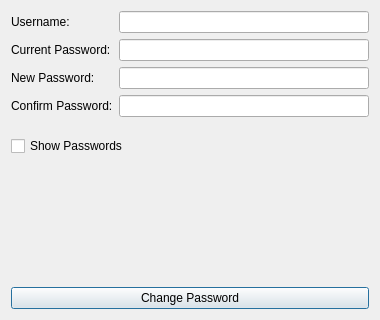
<?xml version="1.0" encoding="UTF-8"?>
<ui version="4.0">
 <class>ChangePasswordWindow</class>
 <widget class="QDialog" name="ChangePasswordWindow">
  <property name="geometry">
   <rect>
    <x>0</x>
    <y>0</y>
    <width>380</width>
    <height>320</height>
   </rect>
  </property>
  <property name="windowTitle">
   <string>Change Password</string>
  </property>
  <layout class="QVBoxLayout" name="verticalLayout">
   <item>
    <layout class="QFormLayout" name="formLayout">
     <item row="0" column="0">
      <widget class="QLabel" name="label_username">
       <property name="text">
        <string>Username:</string>
       </property>
      </widget>
     </item>
     <item row="0" column="1">
      <widget class="QLineEdit" name="usernameLineEdit"/>
     </item>
     <item row="1" column="0">
      <widget class="QLabel" name="label_currentPassword">
       <property name="text">
        <string>Current Password:</string>
       </property>
      </widget>
     </item>
     <item row="1" column="1">
      <widget class="QLineEdit" name="currentPasswordLineEdit">
       <property name="echoMode">
        <enum>QLineEdit::Password</enum>
       </property>
      </widget>
     </item>
     <item row="2" column="0">
      <widget class="QLabel" name="label_newPassword">
       <property name="text">
        <string>New Password:</string>
       </property>
      </widget>
     </item>
     <item row="2" column="1">
      <widget class="QLineEdit" name="newPasswordLineEdit">
       <property name="echoMode">
        <enum>QLineEdit::Password</enum>
       </property>
      </widget>
     </item>
     <item row="3" column="0">
      <widget class="QLabel" name="label_confirmPassword">
       <property name="text">
        <string>Confirm Password:</string>
       </property>
      </widget>
     </item>
     <item row="3" column="1">
      <widget class="QLineEdit" name="confirmPasswordLineEdit">
       <property name="echoMode">
        <enum>QLineEdit::Password</enum>
       </property>
      </widget>
     </item>
    </layout>
   </item>
   <item>
    <widget class="QCheckBox" name="showPasswordCheck">
     <property name="text">
      <string>Show Passwords</string>
     </property>
    </widget>
   </item>
   <item>
    <widget class="QLabel" name="statusLabel">
     <property name="text">
      <string/>
     </property>
     <property name="alignment">
      <set>Qt::AlignCenter</set>
     </property>
    </widget>
   </item>
   <item>
    <widget class="QPushButton" name="changeButton">
     <property name="text">
      <string>Change Password</string>
     </property>
    </widget>
   </item>
  </layout>
 </widget>
 <resources/>
 <connections/>
</ui>
